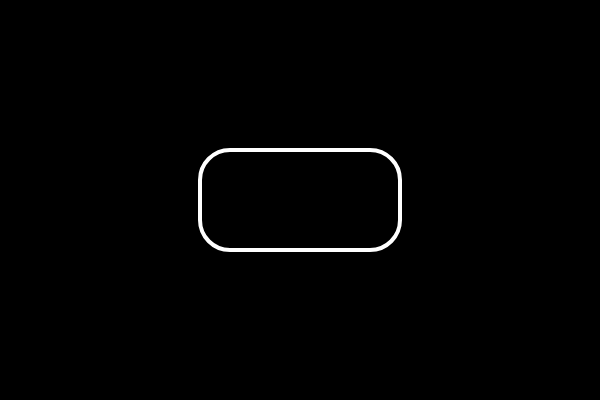
Frame 1 (no input)
Frame 60 (no input): identical to frame 1, image omitted
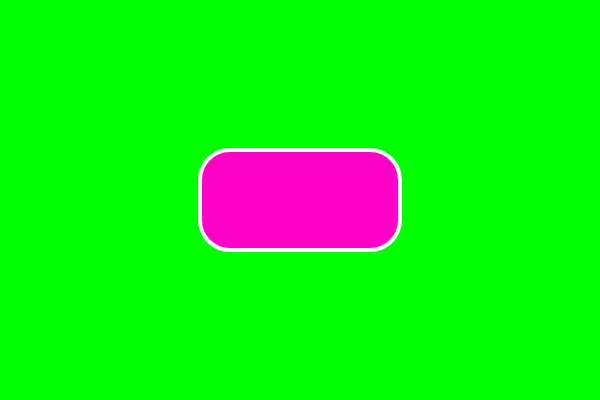
Frame 120 (the mouse pressed at the canvas centre since frame 60)

The p5.js sketch that drew these frames (run headless with seeded random() and noise() and a simulated clock; from frame 60 on, the mouse is pressed at the canvas centre):

// p5.js sketch
// ── sketch.js
var on = false;

function setup() {
    createCanvas (600, 400);
}

function draw() {
    if (on){
        background(0, 250, 0);
    } else {
        background(0);
    }
    stroke(255);
    strokeWeight(4);
    noFill();

    if (mouseX > 250 && mouseX < 350 && mouseY > 150 && mouseY < 250) {
        if (mouseIsPressed){
        background(0, 255, 0)
         }
        fill(255, 0, 200);
    }
    rectMode(CENTER);
    rect(300, 200, 200, 100, 30);
}

function mousePressed (){
    if (mouseX > 250 && mouseX < 350 && mouseY > 150 && mouseY < 250) {
        on = !on // make it oppositie!
        // if mouse is within that boundary, make the variable become opposite!
    }
}
